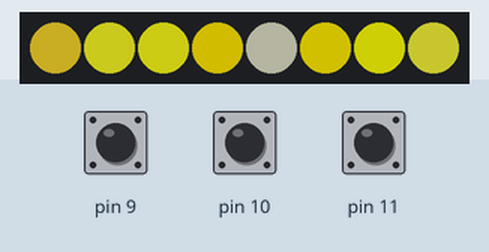
The sketch below on a simulated Arduino Uno, built with avr-gcc and run on an emulated ATmega328P. On the bench: 8 RGB LEDs in strip order, left to right. The test bench sets the inputs (shaded band); at power-on: pin 9 HIGH, pin 11 HIGH, pin 10 HIGH. Dim RGB values are drawn brighter than linear; what the sketch prints to the serial monitor is not drawn.

Above: at 4.2 s.
4.3 s: pin 9 pulled LOW for 3.2 s
At 4.7 s:
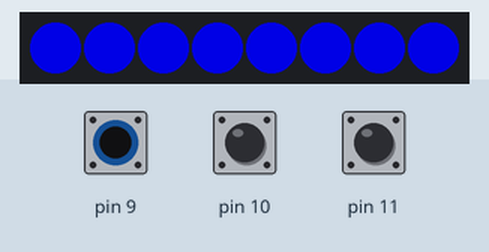
9.0 s: pin 11 pulled LOW for 3.2 s
At 9.5 s:
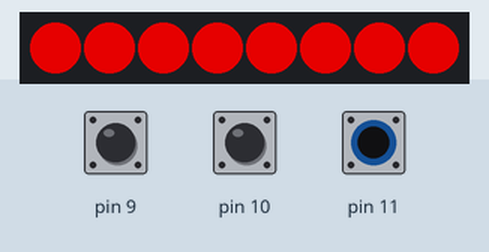
12.8 s: pin 10 pulled LOW for 0.15 s
At 13.3 s:
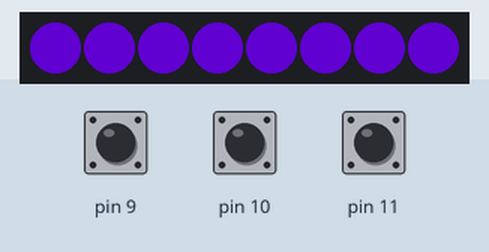
14.4 s: pin 9 pulled LOW for 0.15 s
At 15.7 s:
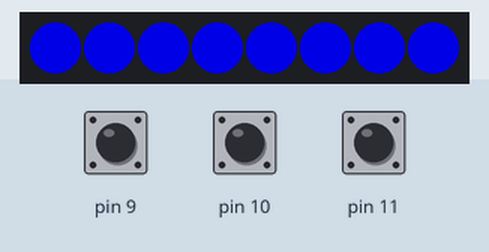
17.5 s: pin 10 pulled LOW for 1 s
At 20.95 s:
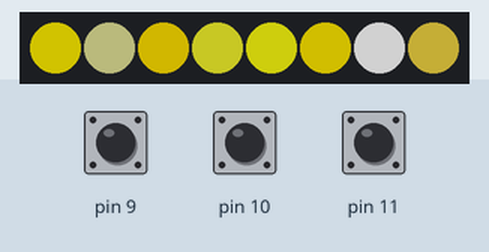
21.5 s: pin 11 pulled LOW for 0.15 s
At 22.97 s:
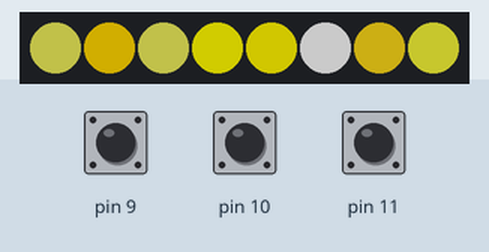
Timing chart, 0 to 25.0 s (numbered marks = the images above; inputs shaded):
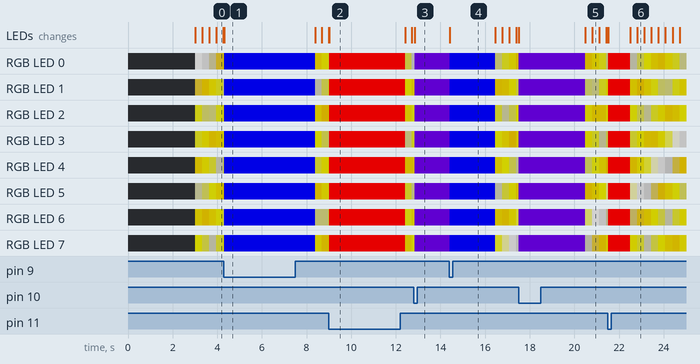

Measured:
- after the input at 4.3 s, the LEDs: change at once (image 1)
- after the input at 9.0 s, the LEDs: first differ from a run without the input at once (image 2)
- after the input at 12.8 s, the LEDs: change at once (image 3)
- after the input at 17.5 s, the LEDs: first change at once (image 5 shows a later state)
- after the input at 21.5 s, the LEDs: first change at once (image 6 shows a later state)

The sketch:

fairy-jar.ino
```cpp
#include <CapacitiveSensor.h>
#include <FastLED.h>
#include <elapsedMillis.h>

#define DATA_PIN    4
#define LED_TYPE    WS2812
#define COLOR_ORDER GRB
#define NUM_LEDS    8        // Change this to reflect the number of LEDs you have

int HUE = 0;
int SATURATION = 255;
int BRIGHTNESS = 255;

int indexinc = 1;
elapsedMillis timeElapsed; //declare global if you don't want it reset every time loop runs
unsigned int interval = 2000;

CRGB leds[NUM_LEDS];

CRGBPalette16 gCurrentPalette;
CRGBPalette16 gTargetPalette;
CRGBPalette16 currentPalette;
TBlendType    currentBlending;

long previousMillis = 0;

/*
 * CapitiveSense Library Demo Sketch
 * Paul Badger 2008
 * Uses a high value resistor e.g. 10M between send pin and receive pin
 * Resistor effects sensitivity, experiment with values, 50K - 50M. Larger resistor values yield larger sensor values.
 * Receive pin is the sensor pin - try different amounts of foil/metal on this pin
 * Modified by Becky Stern 2013 to change the color of one RGB Neo Pixel based on touch input
 */


CapacitiveSensor   cs_4_1 = CapacitiveSensor(12,11);
CapacitiveSensor   cs_4_2 = CapacitiveSensor(12,10);
CapacitiveSensor   cs_4_3 = CapacitiveSensor(12,9);


void setup()
{
  delay(3000); // 3 second delay for recovery

  // tell FastLED about the LED strip configuration
  FastLED.addLeds<LED_TYPE,DATA_PIN,COLOR_ORDER>(leds, NUM_LEDS)
    .setCorrection(TypicalLEDStrip)
    .setDither(BRIGHTNESS < 255);

  // set master brightness control
  FastLED.setBrightness(BRIGHTNESS);
  currentPalette = RainbowStripeColors_p;
  currentBlending = LINEARBLEND;
  Serial.begin(9600);

}

int mode=0;

void loop(){
elapsedMillis timeElapsed;
 if (timeElapsed > interval)
  {     mode=0;
  }

 checkpress();

 switch (mode){
      case 0: BRIGHTNESS=175; fairylights();break;
      case 1: BRIGHTNESS=255; Red(); break;
      case 2: BRIGHTNESS=255; Purple(); break;
      case 3: BRIGHTNESS=255; Blue(); break;
      case 4: BRIGHTNESS=255; Rainbow(); break;
      case 5: BRIGHTNESS=255; Green(); break;
      case 6: BRIGHTNESS=255; Cyan(); break;
      case 7: BRIGHTNESS=255; White(); break;

  }


}

void checkpress()
{
long start = millis();
    long total1 =  cs_4_1.capacitiveSensor(30);
    long total2 =  cs_4_2.capacitiveSensor(30);
    long total3 =  cs_4_3.capacitiveSensor(30);

if (total1 > 3000 && total2 > 3000 && total3 > 3000){
   mode=4;  //rainbow
  Serial.print("4");
}
else if (total1 > 3000 && total2 > 3000){
   mode=5;   //green
  Serial.print("5");
}

else if (total2 > 3000 && total3 > 3000){
   mode=6;   //cyan
  Serial.print("5");
}
else if (total1 > 3000 && total3 > 3000){
   mode=7;    // white
  Serial.print("5");
}

else if (total1 > 3000){
    mode=1;
     Serial.print("1");
  } else if (total2 > 3000){
   mode=2;
  Serial.print("2");
} else if (total3 > 3000){
   mode=3;
   Serial.print("3");
}
}

const TProgmemPalette16 FairylightsPalette_p PROGMEM =
{
  CRGB::White,
  CRGB::Gray,
  CRGB::Gold,
  CRGB::Yellow,

  CRGB::Gray,
  CRGB::Yellow,
  CRGB::Gold,
  CRGB::Yellow,

  CRGB::Gray,
  CRGB::Yellow,
  CRGB::Gold,
  CRGB::Yellow,

  CRGB::Gray,
  CRGB::Yellow,
  CRGB::Gold,
  CRGB::Yellow,
};


void fairylights()   //evaluate password.  Also wait 3 seconds then go back to FairyLights
{

  FastLED.setBrightness(BRIGHTNESS);
  currentPalette = FairylightsPalette_p;

  static uint8_t startIndex = 0;
  startIndex = startIndex + 1;

  FillLEDsFromPaletteColors( startIndex);

  FastLED.show();
  FastLED.delay(25);


}
void Wait(){
 if (timeElapsed > interval)
  {     mode=0;
    timeElapsed=0;
  }

}

void Solid()
{
   fill_solid(leds, NUM_LEDS, CHSV(HUE, SATURATION, BRIGHTNESS));
   FastLED.show();
   delay(20);

}

void Red()
{
  BRIGHTNESS=255; HUE=0;  SATURATION=255;Solid();
  Wait();
}

void Purple()
{
  BRIGHTNESS=255; HUE=190;  SATURATION=255;Solid();
  Wait();
}

void Blue()
{
  BRIGHTNESS=255; HUE=160;  SATURATION=255;Solid();
  Wait();
}

void Cyan()
{
  BRIGHTNESS=255; HUE=120; SATURATION=255; Solid();
  Wait();
}
void Green()
{
  BRIGHTNESS=255; HUE=100; SATURATION=255; Solid();
  Wait();
}

void White()
{
  BRIGHTNESS=255; SATURATION=0; Solid();
  Wait();
}


void Rainbow()
{
  SATURATION=255;
  FastLED.setBrightness(  BRIGHTNESS );
  currentPalette = RainbowColors_p;

  static uint8_t startIndex = 0;
  startIndex = startIndex + 1;

  FillLEDsFromPaletteColors( startIndex);

  FastLED.show();
  FastLED.delay(25);
}

void FillLEDsFromPaletteColors( uint8_t colorIndex)
{
  uint8_t brightness = BRIGHTNESS;

  for( int i = 0; i < NUM_LEDS; i++) {
    leds[i] = ColorFromPalette( currentPalette, colorIndex, brightness, currentBlending);
    colorIndex += 25;
  }
}
```
